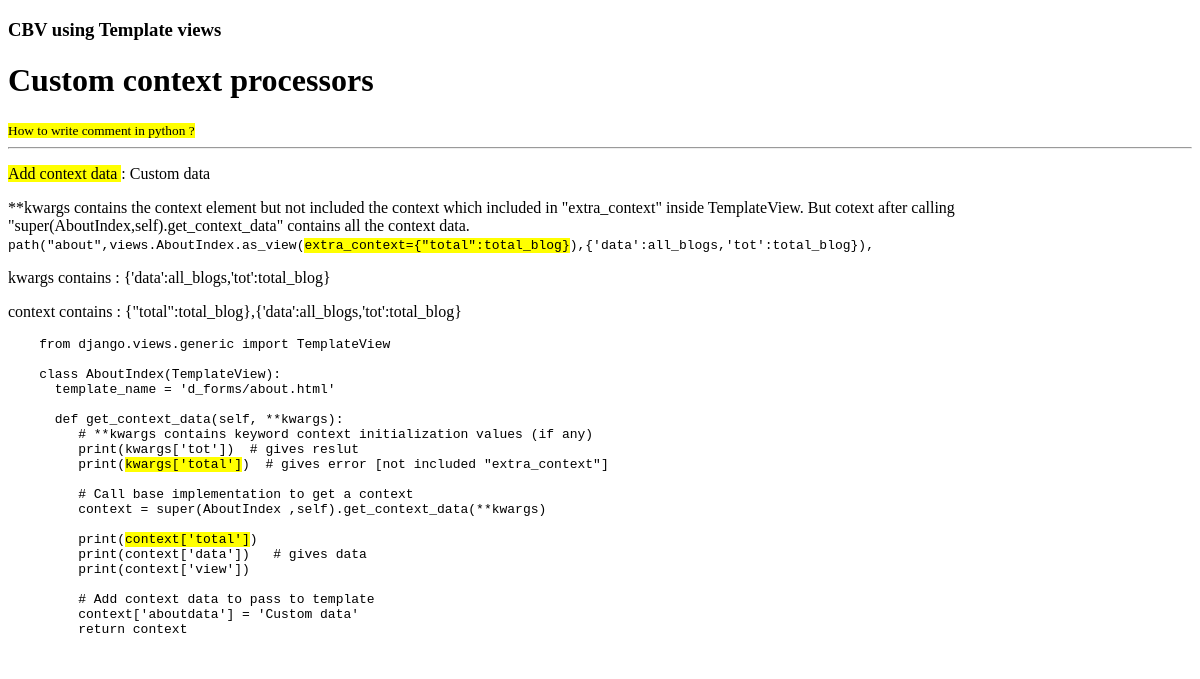
Before: /forms/about with the older database file.
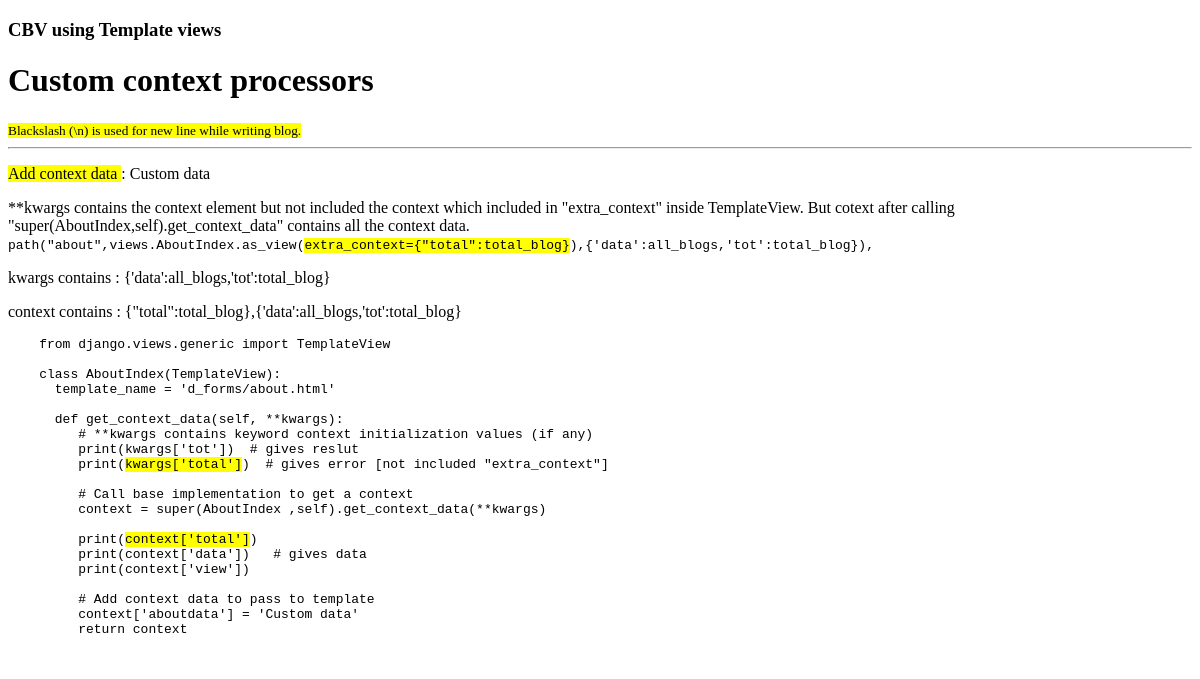
After: the same page with the newer database file.
### blog/models.py (models this page shows, shortened)
class Blog(models.Model):
    title = models.TextField(max_length=100)
    content = RichTextUploadingField()
    created_by = models.ForeignKey(User,on_delete=models.CASCADE)
    blog_category = models.ManyToManyField('Blog_category',blank=True)
    created_on = models.DateTimeField(auto_now_add=True)
    updated_on = models.DateTimeField(auto_now = True)
    def __str__(self):
        return self.title

### d_forms/views.py (the view)
# urls.py: path("about",views.AboutIndex.as_view(extra_context={"total":total_blog}),{'data':all_blogs,'tot':total_blog}),
class AboutIndex(TemplateView):
      template_name = 'd_forms/about.html'
      def get_context_data(self, **kwargs):
         context = super(AboutIndex ,self).get_context_data(**kwargs)
         print(context['total'],"###")
         print(context['view'])
         context['aboutdata'] = 'Custom data'
         return context

### d_forms/processors.py (called while the page is built)
def context_blog(request):
    blog  = Blog.objects.all()
    context = {'context_data': blog}
    return {'context_data': blog}

### d_forms/templates/d_forms/about.html (shortened to what this page needs)
<!DOCTYPE html>
<html lang="en">
<head>
</head>
<body>
    <h3>CBV using Template views</h3>
    <h1> Custom context processors </h1>
    <small> <mark> {{context_data|first}} </mark> </small>
    <hr>
    <div> <p> <mark>Add context data </mark> :  {{aboutdata}}</p></div>
    <div>**kwargs contains the context element but not included the context which included in "extra_context" inside TemplateView. But cotext after calling "super(AboutIndex,self).get_context_data"  contains all the context data. </div>
    <div>
    <code>path("about",views.AboutIndex.as_view(<mark>extra_context={"total":total_blog}</mark>),{'data':all_blogs,'tot':total_blog}),</code>
    <p>kwargs contains : {'data':all_blogs,'tot':total_blog}</p>
    <p>context contains : {"total":total_blog},{'data':all_blogs,'tot':total_blog} </p>
    </div>
    <div>
    <code> <pre>
    from django.views.generic import TemplateView
    class AboutIndex(TemplateView):
      template_name = 'd_forms/about.html'
      def get_context_data(self, **kwargs):
         # **kwargs contains keyword context initialization values (if any)
         print(kwargs['tot'])  # gives reslut
         print(<mark>kwargs['total']</mark>)  # gives error [not included "extra_context"]
         # Call base implementation to get a context
         context = super(AboutIndex ,self).get_context_data(**kwargs)
         print(<mark>context['total']</mark>)
         print(context['data'])   # gives data
         print(context['view'])
         # Add context data to pass to template
         context['aboutdata'] = 'Custom data'
         return context
         </pre>
    </code>
    </div>
</body>
</html>

Changed rows visible on the page:
removed Blog: title "How to write comment in python ?"
now on this page (row unchanged): Blog: title "Blackslash (\\n) is used for new line while writing blog."
